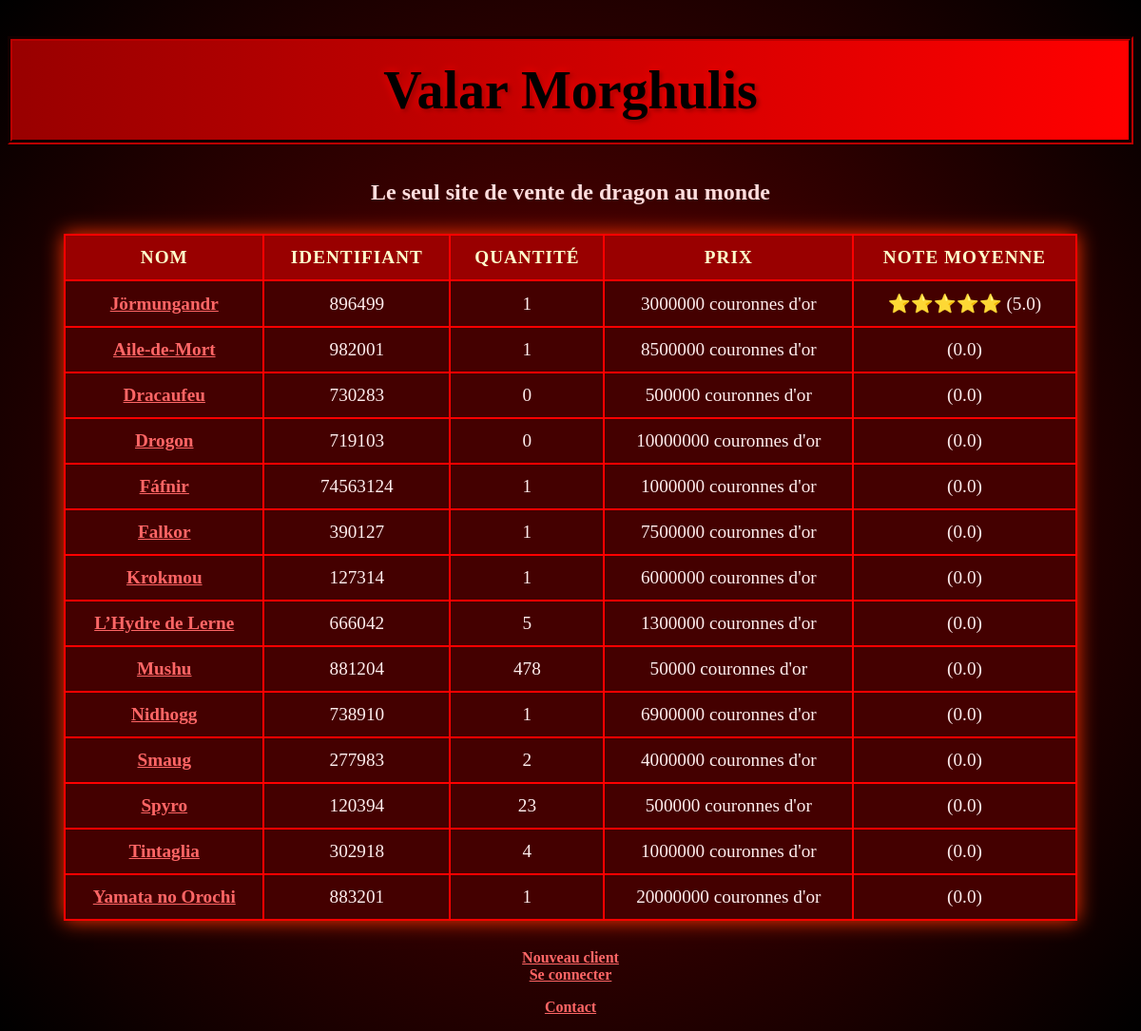
The page / on the database its author committed.
### tables this page shows
CREATE TABLE `articles` (
  `id_art` int(11) NOT NULL,
  `nom` varchar(20) NOT NULL,
  `quantite` int(11) NOT NULL,
  `prix` float NOT NULL,
  `url_photo` varchar(255) NOT NULL,
  `description` text NOT NULL,
  `ID_STRIPE` varchar(255) DEFAULT NULL,
  `stripe_price_id` varchar(255) DEFAULT NULL
);

### index.php (the view, shortened to what this page needs)
<?php
$bd = getBD();
$resultat = $bd->query("
    SELECT a.id_art, a.nom, a.quantite, a.prix, a.description,
           COALESCE(AVG(pr.note), 0) AS avg_note
    FROM articles a
    LEFT JOIN product_ratings pr ON a.id_art = pr.id_art
    GROUP BY a.id_art
    ORDER BY avg_note DESC, a.nom ASC
");
?>
<!DOCTYPE html>
<html lang="fr">
<head>
    <link rel="stylesheet" href="Styles/Styles.css" type="text/css" media="screen" />
</head>
<body>
<header>
    <h1>Valar Morghulis</h1>
    <h2>Le seul site de vente de dragon au monde</h2>
</header>
<table>
    <tr>
        <th>Nom</th>
        <th>Identifiant</th>
        <th>Quantité</th>
        <th>Prix</th>
        <th>Note moyenne</th>
    </tr>
    <?php while ($ligne = $resultat->fetch()) { ?>
    <tr>
        <td>
            <a href="Articles/article.php?id_art=<?php echo ($ligne['id_art']); ?>">
                <?php echo ($ligne['nom']); ?>
            </a>
        </td>
        <td><?php echo ($ligne['id_art']); ?></td>
        <td><?php echo ($ligne['quantite']); ?></td>
        <td><?php echo ($ligne['prix']) . " couronnes d'or"; ?></td>
        <td>
            <?php
            $avg = (float)$ligne['avg_note'];
            $stars = max(0, min(5, (int)round($avg)));
            echo str_repeat("⭐", $stars) . " (" . number_format($avg, 1) . ")";
            ?>
        </td>
    </tr>
    <?php } ?>
</table>
<?php
if (isset($_SESSION['client'])) {
    echo "<p>Bonjour " . ($_SESSION['client']['prenom']) . " " . ($_SESSION['client']['nom']) . "</p>";
    echo '<a href="deconnexion.php">Se déconnecter</a><br>';
    echo '<a href="panier.php">Voir mon panier</a><br>';
    echo '<a href="historique.php">Historique de commande</a>';
} else {
    echo '<a href="nouveau.php">Nouveau client</a><br>';
    echo '<a href="connexion.php">Se connecter</a>';
}
?>
<p><a href="Contact/Contact.html">Contact</a></p>
</body>
</html>

### Styles/Styles.css (style rules this page uses)
body { background: radial-gradient(circle at center, #660000, #330000, #000000); font-family: 'Papyrus', 'Copperplate', fantasy; color: #ffdddd; text-align: center; animation: emberGlow 15s infinite alternate; }
h1 { font-size: 3.5em; color: #000000; text-shadow: 0 0 10px #ff0000, 2px 2px 5px #660000; background: linear-gradient(to right, #990000, #ff0000); padding: 20px; border: 5px groove #660000; animation: flameFlicker 1.2s infinite alternate; }
table { width: 90%; margin: 30px auto; border-collapse: collapse; background-color: #220000; box-shadow: 0 0 20px #ff3300; }
th, td { border: 2px solid #ff0000; padding: 12px; font-size: 1.2em; color: #ffeeee; background-color: #440000; }
th { background-color: #990000; color: #ffffcc; text-transform: uppercase; letter-spacing: 1px; }
a { color: #ff6666; font-weight: bold; transition: color 0.3s ease; }

### rows shown on the page
articles: nom "Jörmungandr", id_art "896499", quantite "1", prix "3000000", stars "⭐⭐⭐⭐⭐", avg "5.0"
articles: nom "Aile-de-Mort", id_art "982001", quantite "1", prix "8500000", avg "0.0"
articles: nom "Dracaufeu", id_art "730283", quantite "0", prix "500000", avg "0.0"
articles: nom "Drogon", id_art "719103", quantite "0", prix "10000000", avg "0.0"
articles: nom "Fáfnir", id_art "74563124", quantite "1", prix "1000000", avg "0.0"
articles: nom "Falkor", id_art "390127", quantite "1", prix "7500000", avg "0.0"
articles: nom "Krokmou", id_art "127314", quantite "1", prix "6000000", avg "0.0"
articles: nom "L’Hydre de Lerne", id_art "666042", quantite "5", prix "1300000", avg "0.0"
articles: nom "Mushu", id_art "881204", quantite "478", prix "50000", avg "0.0"
articles: nom "Nidhogg", id_art "738910", quantite "1", prix "6900000", avg "0.0"
articles: nom "Smaug", id_art "277983", quantite "2", prix "4000000", avg "0.0"
articles: nom "Spyro", id_art "120394", quantite "23", prix "500000", avg "0.0"
articles: nom "Tintaglia", id_art "302918", quantite "4", prix "1000000", avg "0.0"
articles: nom "Yamata no Orochi", id_art "883201", quantite "1", prix "20000000", avg "0.0"
